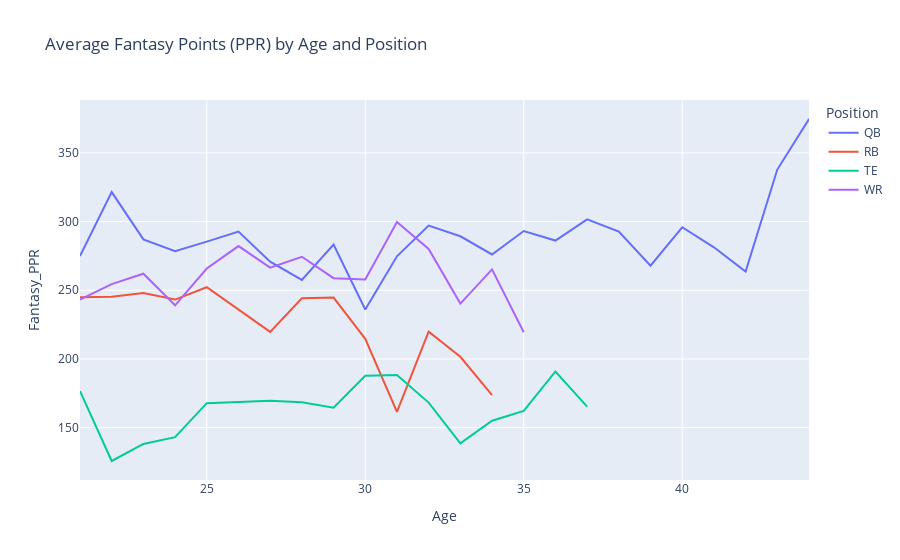

The code cell stored with this chart in its notebook:
### Markdown cell above
# Plots

### Code cell
## Line plot of Age vs Fantasy PPR points (line by position)
# Groupby on Data
top_20_pos_rk_players = fantasy_df[fantasy_df['Fantasy_PosRank'] <= 20]
age_pos_avg_ppr_gb = top_20_pos_rk_players.groupby(['Age','Position']).mean('Fantasy_PPR').reset_index()

# Seaborn

#age_pos_ppr_fig = sns.lineplot(data=age_pos_avg_ppr_gb, x='Age', y='Fantasy_PPR', hue='Position')
#age_pos_ppr_fig.set_title('Average Fantasy Points (PPR) by Age and Position')
#age_pos_ppr_fig.set_xlabel('Age')
#age_pos_ppr_fig.set_ylabel('Fantasy Points')

# Plotly
age_pos_ppr_fig_px = px.line(age_pos_avg_ppr_gb, x="Age", y="Fantasy_PPR", color='Position', title='Average Fantasy Points (PPR) by Age and Position')
plot_filename='plots/avg_points_by_age_position.html'
age_pos_ppr_fig_px.write_html(plot_filename)
age_pos_ppr_fig_px.show()

### Figure 1 — Plotly figure (JSON) as saved in the notebook; plotly's stock layout.template omitted (floating-point values rounded to 4 significant figures)
{"data": [{"hovertemplate": "Position=QB<br>Age=%{x}<br>Fantasy_PPR=%{y}<extra></extra>", "legendgroup": "QB", "line": {"color": "#636efa", "dash": "solid"}, "marker": {"symbol": "circle"}, "mode": "lines", "name": "QB", "orientation": "v", "showlegend": true, "type": "scatter", "x": [21, 22, 23, 24, 25, 26, 27, 28, 29, 30, 31, 32, 33, 34, 35, 36, 37, 38, 39, 40, 41, 42, 43, 44], "xaxis": "x", "y": [275, 321.5, 287.1, 278.5, 285.4, 292.8, 270.8, 257.6, 283.4, 236.0, 274.8, 297.1, 289.3, 276.1, 293.2, 286.2, 301.7, 292.7, 267.9, 295.9, 281.3, 263.7, 337.9, 374.7], "yaxis": "y"}, {"hovertemplate": "Position=RB<br>Age=%{x}<br>Fantasy_PPR=%{y}<extra></extra>", "legendgroup": "RB", "line": {"color": "#EF553B", "dash": "solid"}, "marker": {"symbol": "circle"}, "mode": "lines", "name": "RB", "orientation": "v", "showlegend": true, "type": "scatter", "x": [21, 22, 23, 24, 25, 26, 27, 28, 29, 30, 31, 32, 33, 34], "xaxis": "x", "y": [244.9, 245.4, 248.0, 243.2, 252.2, 236.0, 219.7, 244.2, 244.7, 214.6, 161.4, 219.8, 201.6, 173.6], "yaxis": "y"}, {"hovertemplate": "Position=TE<br>Age=%{x}<br>Fantasy_PPR=%{y}<extra></extra>", "legendgroup": "TE", "line": {"color": "#00cc96", "dash": "solid"}, "marker": {"symbol": "circle"}, "mode": "lines", "name": "TE", "orientation": "v", "showlegend": true, "type": "scatter", "x": [21, 22, 23, 24, 25, 26, 27, 28, 29, 30, 31, 32, 33, 34, 35, 36, 37], "xaxis": "x", "y": [176.6, 125.7, 138.1, 143.1, 167.8, 168.6, 169.5, 168.5, 164.5, 187.8, 188.4, 168.2, 138.6, 155.0, 162.2, 190.9, 165.3], "yaxis": "y"}, {"hovertemplate": "Position=WR<br>Age=%{x}<br>Fantasy_PPR=%{y}<extra></extra>", "legendgroup": "WR", "line": {"color": "#ab63fa", "dash": "solid"}, "marker": {"symbol": "circle"}, "mode": "lines", "name": "WR", "orientation": "v", "showlegend": true, "type": "scatter", "x": [21, 22, 23, 24, 25, 26, 27, 28, 29, 30, 31, 32, 33, 34, 35], "xaxis": "x", "y": [243.2, 254.5, 262.1, 239.1, 265.8, 282.2, 266.5, 274.4, 258.8, 257.8, 299.6, 280.1, 240.3, 265.2, 219.5], "yaxis": "y"}], "layout": {"legend": {"title": {"text": "Position"}, "tracegroupgap": 0}, "title": {"text": "Average Fantasy Points (PPR) by Age and Position"}, "xaxis": {"anchor": "y", "domain": [0, 1], "title": {"text": "Age"}}, "yaxis": {"anchor": "x", "domain": [0, 1], "title": {"text": "Fantasy_PPR"}}}}
